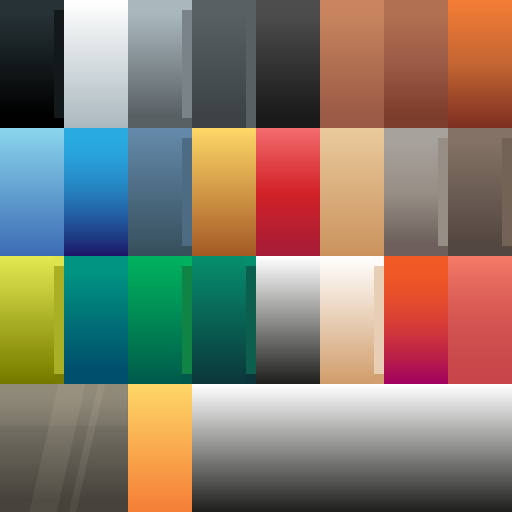
#> input picture assets/city/kaykit/citybits_texture.png, 1024 x 1024 px (shown at 1/2 size)
$ python make_city_atlas.py
#> lines starting #> are read from the running program, lines starting #| are printed output that depends on the picture
#!/usr/bin/env python3
"""Re-grade the KayKit citybits atlas into a coherent city palette.

The stock atlas is a 8x4 grid of vertical gradient swatches, and several of them
are fully saturated primaries - a pure red, a pure green, a pure teal, a gold.
Each of building_A..H picks a different one for its facade, which is why a street
of them reads as a row of coloured blocks rather than as a city.

This rewrites each swatch's hue and saturation while leaving its *lightness
gradient* alone - that gradient is the baked shading and window detail, and it is
the only thing making the flat kit geometry read as architecture. What comes out
is the same atlas in brick, sandstone, concrete and weathered blue-grey, so the
buildings still differ from one another but differ the way real ones do.

Accent swatches that are not architecture (the fire hydrant's red, the traffic
light's amber) are deliberately left saturated.

    python tools/make_city_atlas.py

reads  assets/city/kaykit/citybits_texture.png
writes assets/city/kaykit/citybits_city.png
"""

import colorsys
import os
import sys

from PIL import Image

SRC = "assets/city/kaykit/citybits_texture.png"
DST = "assets/city/kaykit/citybits_city.png"

COLS = 8       # swatch columns
SWATCH_ROWS = 4  # each swatch is two atlas cells tall

# (hue_deg | None to keep, saturation scale, lightness scale, lightness offset)
# indexed [swatch_row][col]; swatch_row 0 is the top pair of cells.
KEEP = (None, 1.0, 1.0, 0.0)

GRADE = [
    # --- swatch row 0: darks, whites, greys, browns -----------------------
    [
        (210, 0.50, 1.00, 0.00),   # c0 near-black    -> cool charcoal (glass, trim)
        ( 35, 0.45, 0.99, 0.00),   # c1 white         -> warm off-white stone
        ( 32, 0.50, 0.95, 0.00),   # c2 grey          -> warm concrete (roads + main neutral)
        (210, 0.60, 1.00, 0.00),   # c3 dark slate
        KEEP,                      # c4 neutral dark
        ( 17, 0.72, 0.96, 0.00),   # c5 terracotta    -> brick
        ( 20, 0.80, 1.00, 0.00),   # c6 brown
        ( 16, 0.50, 1.00, 0.00),   # c7 orange-brown  -> muted brick
    ],
    # --- swatch row 1: the saturated blues, gold, red ----------------------
    [
        (208, 0.28, 0.97, 0.00),   # c0 light blue    -> pale grey-blue
        (212, 0.28, 1.02, 0.02),   # c1 strong blue   -> slate
        (208, 0.45, 1.00, 0.00),   # c2 steel blue    -> building_H facade
        ( 36, 0.42, 1.00, 0.00),   # c3 gold          -> sandstone (building_E/F)
        (  4, 0.85, 1.00, 0.00),   # c4 red           -> the fire hydrant; stays red
        ( 32, 0.75, 1.00, 0.00),   # c5 tan/cream     -> already good beige
        KEEP,                      # c6 warm grey
        KEEP,                      # c7 brown-grey
    ],
    # --- swatch row 2: yellow-green, teals, green, salmon ------------------
    [
        ( 45, 0.26, 1.00, 0.00),   # c0 yellow-green  -> khaki stone
        (200, 0.20, 1.25, 0.03),   # c1 teal          -> grey-blue
        ( 30, 0.25, 1.45, 0.02),   # c2 green         -> building_D facade, warm stone
        (205, 0.30, 1.40, 0.02),   # c3 dark teal     -> building_A/G facade, blue slate
        KEEP,                      # c4 grey gradient
        ( 33, 0.90, 1.00, 0.00),   # c5 cream
        ( 12, 0.45, 1.00, 0.00),   # c6 orange-red    -> muted brick red
        ( 10, 0.45, 0.97, 0.00),   # c7 salmon        -> building_C/F facade, clay brick
    ],
    # --- swatch row 3: olive greys, an amber accent, plain greys -----------
    [
        KEEP,                      # c0 olive grey
        KEEP,                      # c1 olive grey
        ( 38, 0.80, 1.00, 0.00),   # c2 amber accent (signage) - stays warm and bright
        KEEP, KEEP, KEEP, KEEP, KEEP,
    ],
]


def grade_pixel(rgba, hue, sat_scale, light_scale, light_off):
    r, g, b, a = rgba
    h, l, s = colorsys.rgb_to_hls(r / 255.0, g / 255.0, b / 255.0)
    if hue is not None:
        h = hue / 360.0
    s = max(0.0, min(1.0, s * sat_scale))
    l = max(0.0, min(1.0, l * light_scale + light_off))
    r, g, b = colorsys.hls_to_rgb(h, l, s)
    return (int(r * 255 + 0.5), int(g * 255 + 0.5), int(b * 255 + 0.5), a)


def main():
    root = os.path.dirname(os.path.dirname(os.path.abspath(__file__)))
    src = os.path.join(root, SRC)
    dst = os.path.join(root, DST)
    if not os.path.exists(src):
        sys.exit("missing %s - run from the project root" % SRC)

    im = Image.open(src).convert("RGBA")
#> im is the input picture: PIL image 1024x1024 RGBA; mean R, G, B, A 133.2, 122, 108.3, 255
    w, h = im.size
#> w = 1024; h = 1024
    cw = w // COLS
#> cw = 128
    ch = h // SWATCH_ROWS
#> ch = 256
    px = im.load()

    # one lookup per distinct source colour per swatch: the swatches are smooth
    # gradients over a few hundred unique values, so this turns a 1M-pixel
    # conversion into a few thousand.
    for sr in range(SWATCH_ROWS):
        for col in range(COLS):
            hue, sat, lsc, loff = GRADE[sr][col]
            if (hue, sat, lsc, loff) == KEEP:
                continue
            cache = {}
            for y in range(sr * ch, (sr + 1) * ch):
                for x in range(col * cw, (col + 1) * cw):
                    p = px[x, y]
                    out = cache.get(p)
                    if out is None:
                        out = grade_pixel(p, hue, sat, lsc, loff)
                        cache[p] = out
                    px[x, y] = out

    im.save(dst)
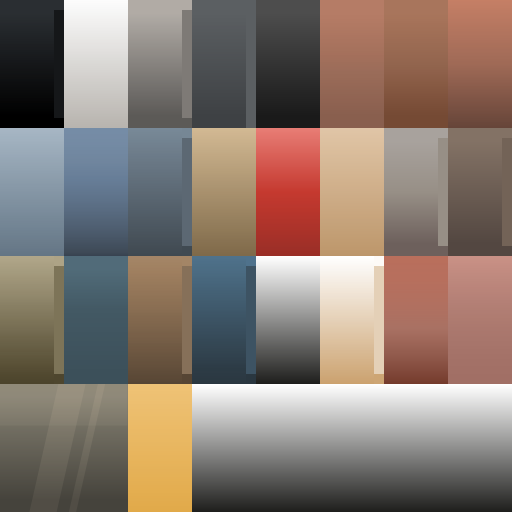
#> saved as citybits_city.png: PIL image 1024x1024 RGBA (shown at 1/2 size); mean R, G, B, A 136, 120.9, 111.3, 255
    print("wrote %s (%dx%d)" % (DST, w, h))
#| wrote assets/city/kaykit/citybits_city.png (1024x1024)


if __name__ == "__main__":
    main()
